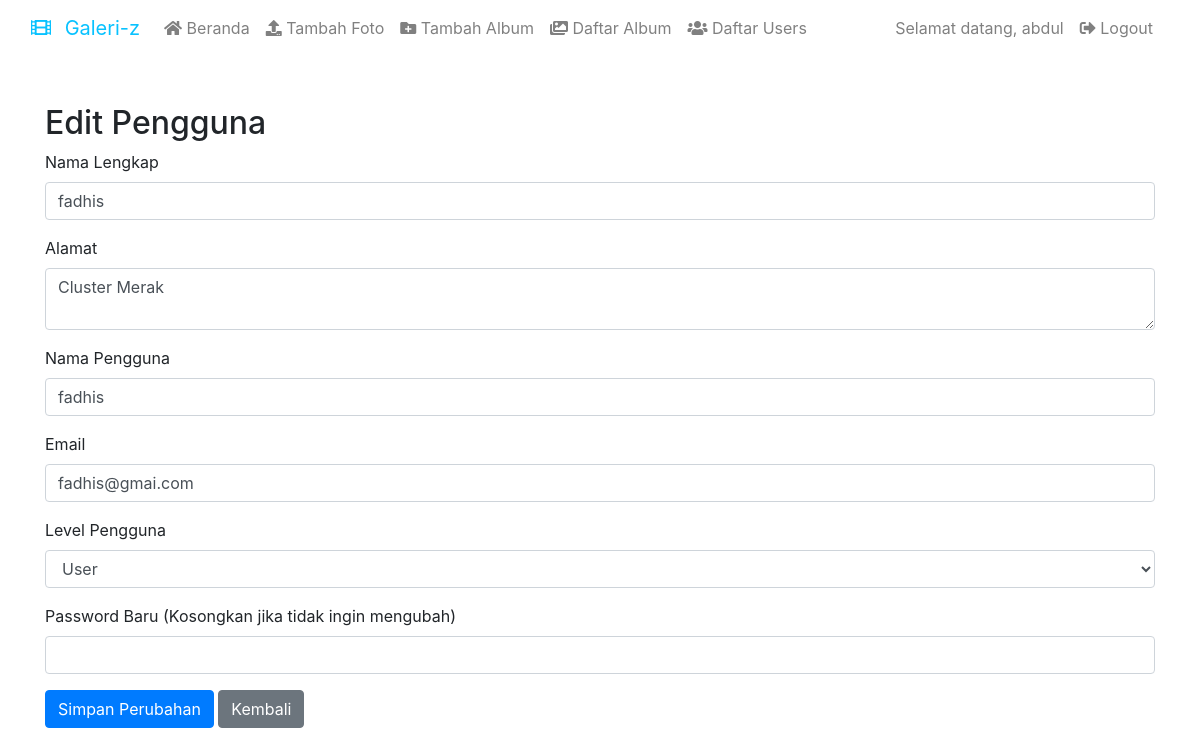
/pages/edit_user.php?id=4 (signed in), run on the app's committed database.
### tables this page shows
CREATE TABLE `user` (
  `user_id` int(11) NOT NULL,
  `username` varchar(255) NOT NULL,
  `password` varchar(255) NOT NULL,
  `email` varchar(255) NOT NULL,
  `namalengkap` varchar(255) NOT NULL,
  `alamat` text NOT NULL,
  `level` enum('User','Admin') NOT NULL
);

### pages/edit_user.php (the view, shortened to what this page needs)
<?php
include('../koneksi.php');
include('header.php');
$user_id = isset($_GET['id']) ? intval($_GET['id']) : null;
$query = "SELECT * FROM user WHERE user_id = ?";
$stmt = $connection->prepare($query);
$stmt->bind_param('i', $user_id);
$stmt->execute();
$result = $stmt->get_result();
$user = $result->fetch_assoc();
?>
<!DOCTYPE html>
<html lang="id">
<head>
    <link rel="stylesheet" href="https://stackpath.bootstrapcdn.com/bootstrap/4.5.2/css/bootstrap.min.css">
</head>
<body>
<div class="container mt-5">
    <h2>Edit Pengguna</h2>
    <form action="" method="POST">
        <div class="form-group">
            <label for="namalengkap">Nama Lengkap</label>
            <input type="text" class="form-control" id="namalengkap" name="namalengkap" value="<?= htmlspecialchars($user['namalengkap']) ?>" required>
        </div>
        <div class="form-group">
            <label for="alamat">Alamat</label>
            <textarea class="form-control" id="alamat" name="alamat" required><?= htmlspecialchars($user['alamat']) ?></textarea>
        </div>
        <div class="form-group">
            <label for="username">Nama Pengguna</label>
            <input type="text" class="form-control" id="username" name="username" value="<?= htmlspecialchars($user['username']) ?>" required>
        </div>
        <div class="form-group">
            <label for="email">Email</label>
            <input type="email" class="form-control" id="email" name="email" value="<?= htmlspecialchars($user['email']) ?>" required>
        </div>
        <div class="form-group">
            <label for="level">Level Pengguna</label>
            <select class="form-control" id="level" name="level">
                <option value="User" <?= $user['level'] === 'User' ? 'selected' : '' ?>>User</option>
            </select>
        </div>
        <div class="form-group">
            <label for="password">Password Baru (Kosongkan jika tidak ingin mengubah)</label>
            <input type="password" class="form-control" id="password" name="password">
        </div>
        <button type="submit" class="btn btn-primary">Simpan Perubahan</button>
        <a href="list_users.php" class="btn btn-secondary">Kembali</a>
    </form>
</div>
</body>
</html>

### data on the page
user: namalengkap "fadhis", alamat "Cluster Merak", username "fadhis", email "fadhis@gmai.com", level "User"

### other printed values
$username "abdul"
